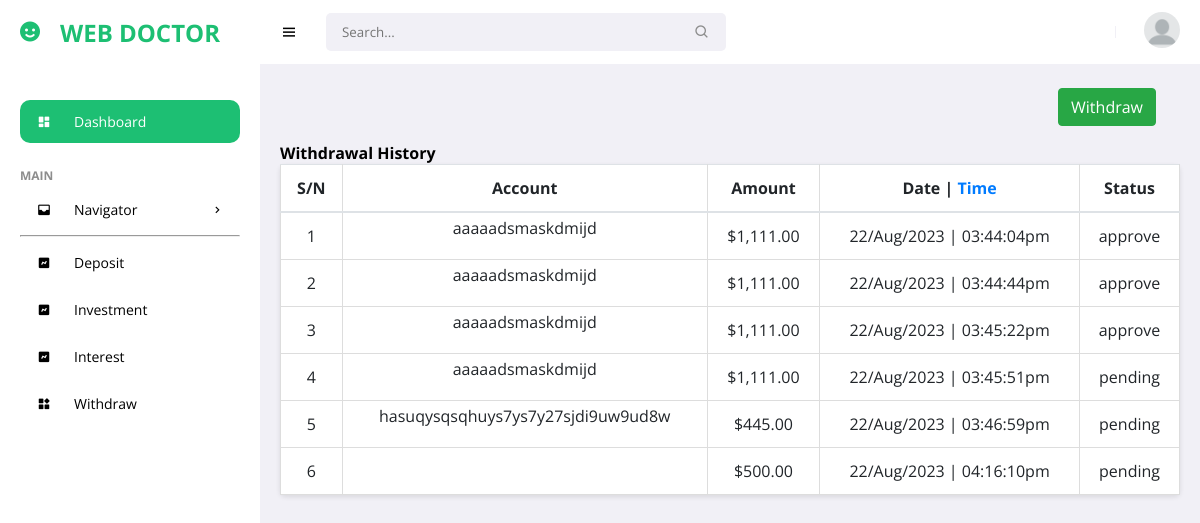
The page /dashboard/customer/withdraw.php (signed in) on the database its author committed.
### tables this page shows
CREATE TABLE `withdrawal` (
  `id` int(100) NOT NULL,
  `user_id` int(100) NOT NULL,
  `amount` float(20,2) NOT NULL,
  `account` varchar(100) NOT NULL,
  `status` varchar(100) NOT NULL DEFAULT 'pending',
  `date` varchar(255) NOT NULL,
  `time` varchar(255) NOT NULL
);

### dashboard/customer/withdraw.php (the view, shortened to what this page needs)
<?php
  include('inc/session.php');
?>
<!DOCTYPE html>
<html lang="en">
<head>
<?php require 'inc/toplink.php'; ?>
</head>
<body>
<?php require 'inc/header.php'; ?>
<main>
<button class="btn btn-success mr-4" style="float: right" onclick="import_csv()">Withdraw</button>
<h4 class="mt-3">Withdrawal History</h4>
<?php
    $sql = mysqli_query($connect, "SELECT * FROM withdrawal WHERE user_id = '{$_SESSION['id']}'");
    if ($sql ->num_rows<1) {
  ?>
<div class="col-md-3 mx-auto text-center">
    <img src="../../img/found.jpg" class="w-100">
    <span class="text-muted">Nothing is here</span>
</div>
  <?php }else{ ?>
    <table class="table table-hover text-center">
                      <thead>
                        <tr>
                          <th>S/N</th>
                          <th> Account </th>
                          <th> Amount </th>
                          <th> Date | <span class="text-primary">Time</span> </th>
                          <th>Status</th>
                        </tr>
                      </thead>
                      <tbody>
                        <?php
                        $n =1;
                        foreach($sql AS $key){
                        ?>
                        <tr>
                          <td><?php echo $n++; ?></td>
                          <td class="py-1">
                            <?php
                               echo  $key['account'];
                            ?>
                          </td>
                          <td>$<?php
                                echo number_format($key['amount'],2);
                          ?></td>
                          <td><?php echo $key['date']." | ".$key['time']; ?></td>
                          <td>
                            <?php echo $key['status']; ?>
                          </td>
                        </tr>
                        <?php } ?>
    </table>
  <?php } ?>
</main>
</body>
</html>

### dashboard/css/style2.css (style rules this page uses)
body { font-family: Arial, sans-serif; margin: 0; padding: 0; background-color: #f0f0f0; }
table { width: 100%; border-collapse: collapse; border: 1px solid #ddd; box-shadow: 0 2px 5px rgba(0, 0, 0, 0.1); border-radius: 5px; }
th, td { padding: 12px 20px; border: 1px solid #ddd; text-align: center; }
th { background-color: #f2f2f2; font-weight: bold; }
tr:nth-child(even) { background-color: #f2f2f2; }
.mt-3, .my-3 { margin-top: 1rem !important; }
.mr-4, .mx-4 { margin-right: 1.5rem !important; }
.pt-1, .py-1 { padding-top: 0.25rem !important; }
.pb-1, .py-1 { padding-bottom: 0.25rem !important; }
.table { border-collapse: collapse !important; }
.table td, .table th { background-color: #fff !important; }
.table { width: 100%; margin-bottom: 1rem; color: #212529; }
.table th, .table td { padding: 0.75rem; vertical-align: top; border-top: 1px solid #dee2e6; }
.table thead th { vertical-align: bottom; border-bottom: 2px solid #dee2e6; }
.btn { display: inline-block; font-weight: 400; color: #212529; text-align: center; vertical-align: middle; -webkit-user-select: none; -moz-user-select: none; -ms-user-select: none; user-select: none; background-color: transparent; border: 1px solid transparent; padding: 0.375rem 0.75rem; font-size: 1rem; line-height: 1.5; border-radius: 0.25rem; transition: color 0.15s ease-in-out, background-color 0.15s ease-in-out, border-color 0.15s ease-in-out, box-shadow 0.15s ease-in-out; }
.btn:not(:disabled):not(.disabled) { cursor: pointer; }
.btn-success { color: #fff; background-color: #28a745; border-color: #28a745; }
.text-center { text-align: center !important; }
.text-primary { color: #007bff !important; }

### dashboard/css/style.css (style rules this page uses)
* { font-family: 'Open Sans', sans-serif; margin: 0; padding: 0; box-sizing: border-box; }
:root { --grey: #F1F0F6; --dark-grey: #8D8D8D; --light: #fff; --dark: #000; --green: #1dbf73; --light-green: #E3FFCB; --blue: #1dbf73; --light-blue: #D0E4FF; --dark-blue: #1dbf73; --red: #FC3B56; }
html { overflow-x: hidden; }
body { background: var(--grey); overflow-x: hidden; }
main { width: 100%; padding: 24px 20px 20px 20px; }

### rows shown on the page
withdrawal: account "aaaaadsmaskdmijd", amount "1,111.00", date "22/Aug/2023", time "03:44:04pm", status "approve"
withdrawal: account "aaaaadsmaskdmijd", amount "1,111.00", date "22/Aug/2023", time "03:44:44pm", status "approve"
withdrawal: account "aaaaadsmaskdmijd", amount "1,111.00", date "22/Aug/2023", time "03:45:22pm", status "approve"
withdrawal: account "aaaaadsmaskdmijd", amount "1,111.00", date "22/Aug/2023", time "03:45:51pm", status "pending"
withdrawal: account "hasuqysqsqhuys7ys7y27sjdi9uw9ud8w", amount "445.00", date "22/Aug/2023", time "03:46:59pm", status "pending"
withdrawal: amount "500.00", date "22/Aug/2023", time "04:16:10pm", status "pending"
